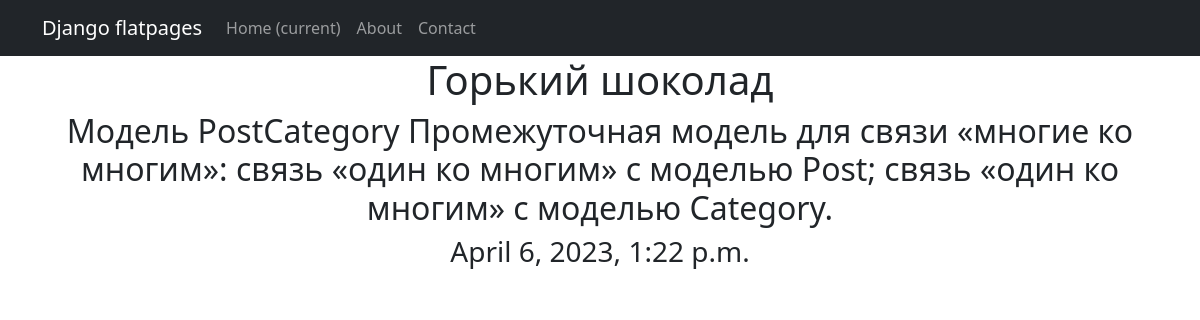
The page /news/2 on the database its author committed.
### simpleapp/models.py (models this page shows, shortened)
class Post(models.Model):
    name = models.CharField(
        max_length=50,
        unique=True,
    )
    description = models.TextField()
    createDate = models.DateTimeField(auto_now_add=True)
    category = models.ForeignKey(
        to='Category',
        on_delete=models.CASCADE,
        related_name='posts')

### simpleapp/views.py (the view)
# urls.py: path('<int:pk>', PostDetail.as_view()),
class PostDetail(DetailView):
    model = Post
    template_name = 'post.html'
    context_object_name = 'post'

### simpleapp/templatetags/custom_filters.py (called while the page is built)
@register.filter()
def tsenzor(value):
    bad_words = ['cat', 'dog', 'opinion']
    for i in bad_words:
        value = value.replace(str(i), i[0] + '*' * (len(i) - 1))
    return value

### templates/post.html (shortened to what this page needs)
{% extends 'flatpages/default.html' %}
{% load custom_filters %}
{% block content %}
<h1>{{ post.name|tsenzor }}</h1>
<h2>{{ post.description|tsenzor }}</h2>
<h3>{{ post.createDate }}</h3>
{% endblock content %}

### rows shown on the page
Post: name|tsenzor "Горький шоколад", description|tsenzor "Модель PostCategory Промежуточная модель для связи «многие ко многим»: связь «один ко многим» с моделью Post; связь «один ко многим» с моделью Category.", createDate "April 6, 2023, 1:22 p.m."
